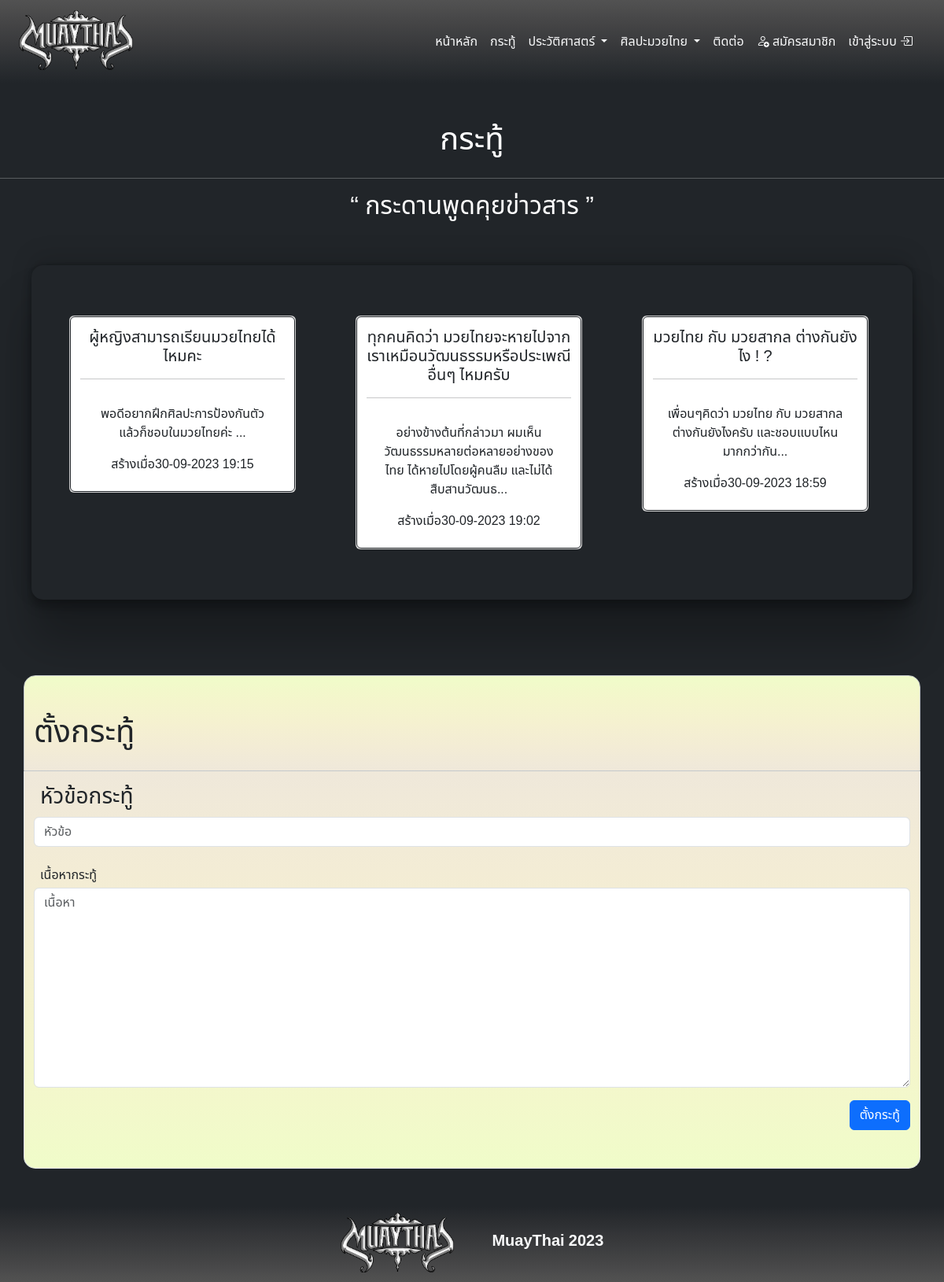
The page /dbproject/topic.php on the database its author committed.
### tables this page shows
CREATE TABLE `topics` (
  `topicID` int(11) NOT NULL,
  `topicName` varchar(255) NOT NULL,
  `customerID` int(11) DEFAULT NULL,
  `topicDetail` longtext DEFAULT NULL,
  `topicdatetime` varchar(255) DEFAULT NULL
);

### dbproject/topic.php (the view, shortened to what this page needs)
<?php
require('server.php');
$sql = "SELECT topicID,topicDetail,topicdatetime,customerID,topicName FROM topics ORDER BY topicID DESC";
$resalt = mysqli_query($conn,$sql);
?>
<!DOCTYPE html>
<html lang="en">
<head>
   <link rel="stylesheet" href="https://cdn.jsdelivr.net/npm/bootstrap-icons@1.10.5/font/bootstrap-icons.css">
   <link href="https://cdn.jsdelivr.net/npm/bootstrap@5.3.1/dist/css/bootstrap.min.css" rel="stylesheet">
   <link rel="stylesheet" href="index.css">
  </head>
<body >
<?php require('headerpage.php') ?>
   <H1 class="text-center mt-5">กระทู้</H1>
      <hr>
      <div class="">
         <div class="  text-center" >
         <h2>“ กระดานพูดคุยข่าวสาร ”</h2>
         </div>
      </div>
   <div class="container my-5 pe-1 ps-5 py-5 bg-dark " id="content" style="   box-shadow: rgba(0, 0, 0, 0.25) 0px 54px 55px, rgba(0, 0, 0, 0.12) 0px -12px 30px, rgba(0, 0, 0, 0.12) 0px 4px 6px, rgba(0, 0, 0, 0.17) 0px 12px 13px, rgba(0, 0, 0, 0.09) 0px -3px 5px;border-radius: 15px "  >
      <div class="row">
         <?php while($row = mysqli_fetch_assoc($resalt)) { ?>
            <div class="col col-lg-4 col-md-6 col-sm-12 my-3 ">
               <div class="card " style="width: 18rem; ">
                  <a href="topic_detail.php?id=<?php echo $id = $row["topicID"]; ?>" type="submit" style="min-height: 197px;" class="btn btn-outline-dark ">
                  <h5 class="card-title mt-2"><?php echo$row["topicName"];  ?></h5>
                  <hr>
                  <div class="card-body" >
                     <p class="card-text" ><?php
                     $str = $row["topicDetail"];
                     $str2 = mb_substr($str,0,100, 'utf-8');
                     echo $str2."...";
                     ?></p>
                     <p class="card-text">สร้างเมื่อ<?php echo $row['topicdatetime'] ?></p>
                  </div>
                  </a>
               </div>
         </div><?php } ?>
      </div>
   </div>
      <div class="container mt-5 pt-5 pb-3 border border-secondary-subtle text-dark"  style=" border-radius: 15px 15px 0 0; background-image: linear-gradient(to top, #efe8da, #f3ecd5, #f5f1d0, #f4f6cc, #f0fcc9);">
         <h1>ตั้งกระทู้</h1>
      </div>
      <div class="container  pt-3 pb-5  mb-5 border border-top-0 text-dark" style=" border-radius: 0 0 15px 15px ; background-image: linear-gradient(to bottom, #efe8da, #f3ecd5, #f5f1d0, #f4f6cc, #f0fcc9);">
            <form action="topic_insert.php" method="post">
               <h3 class="ms-2">หัวข้อกระทู้</h3>
               <input class="form-control text-dark" type="text" name="topicName" placeholder="หัวข้อ">
               <label for="topicDetail" class="mt-4 ms-2"> เนื้อหากระทู้ </label>
               <textarea class="form-control mt-1" name="topicDetail" id="" cols="30" rows="10" placeholder="เนื้อหา"></textarea>
               <div class="d-flex align-content-end justify-content-end mt-3">
                  <button class="btn btn-primary " type="submit" >ตั้งกระทู้</button>
               </div>
            </form>
      </div>
      <?php require('footerpage.php'); ?>
  </body>
</html>

### dbproject/headerpage.php (shortened to what this page needs)
<header class="header sticky-top">
   <div class="container-fluid " style=" background-image: linear-gradient(to bottom, #525252, #464647, #3a3b3d, #2d3033, #212529);">
      <nav class="navbar navbar-expand-lg ">
         <div class="container-fluid ms-auto">
            <a class="navbar-brand" href="#"> <img src="img/Hlogo2.png" style="height: 80px;" alt=""> </a>
            <div class="collapse navbar-collapse" id="navbarNavAltMarkup">
               <div class="navbar-nav ms-auto">
                  <a class="nav-link text-light" aria-current="page" href="index.php">หน้าหลัก</a>
                  <a class="nav-link text-light" href="topic.php">กระทู้</a>
                  <li class="nav-item dropdown">
                     <a class="nav-link active dropdown-toggle text-light" href="#" role="button" data-bs-toggle="dropdown" aria-expanded="false">
                        ประวัติศาสตร์
                     </a>
                  </li>
                  <li class="nav-item dropdown">
                     <a class="nav-link active dropdown-toggle text-light" href="#" role="button" data-bs-toggle="dropdown" aria-expanded="false">
                        ศิลปะมวยไทย
                     </a>
                  </li>
                  <a class="nav-link text-light" href="contact.php">ติดต่อ</a>
                  <?php
                  if (isset($_SESSION['is_login']) == true) {
                     echo " <button class='btn btn-light mx-4' type='button' data-bs-toggle='offcanvas' data-bs-target='#offcanvasRight' aria-controls='offcanvasRight'>". "<i class='bi bi-person-fill'></i> "  . "</button>";
                  } else {
                     echo "  <a href='register.php' class='nav-link p-2 text-light' id='navregister'>
                     <i class='bi bi-person-add'></i>
                     สมัครสมาชิก
                     </a> " . " <a href='login.php' class=' nav-link p-2 me-2 text-light' id='navlogin'>เข้าสู่ระบบ
                     <i class='bi bi-box-arrow-in-right'></i>
                     </a>";
                  }
                  ?>
               </div>
            </div>
         </div>
      </nav>
   </div>
</header>

### dbproject/footerpage.php
<div class="" style=" background-image: linear-gradient(to bottom, #212529, #26292d, #2b2d30, #2f3134, #343538, #38393b, #3c3d3f, #404142, #454546, #49494a, #4e4e4e, #525252);" >
    <div class="container  p-5 mb-0 d-flex align-items-center justify-content-center" style=" height: 80px; ">
      <img src="img/Hlogo2.png" style="height: 80px;" alt="">
      <div class="text-light ms-5">
      <h5><b>MuayThai 2023</b></h5>
   </div>
</div>

### dbproject/index.css (style rules this page uses)
html { scroll-behavior: smooth; height: 100%; }
* { font-family: 'Noto Sans Thai', sans-serif; margin: 0; padding: 0; }
body { display: flex; flex-direction: column; height: 100%; }
#content { width: 70rem; }

### dbproject/topic.php (style rules this page uses)
body { background-color:#212529; color: white; }

### rows shown on the page
topics: topicName "ผู้หญิงสามารถเรียนมวยไทยได้ไหมคะ", topicDetail "พอดีอยากฝึกศิลปะการป้องกันตัว แล้วก็ชอบในมวยไทยค่ะ", topicdatetime "30-09-2023 19:15"
topics: topicName "ทุกคนคิดว่า มวยไทยจะหายไปจากเราเหมือนวัฒนธรรมหรือประเพณี อื่นๆ ไหมครับ", topicDetail "อย่างข้างต้นที่กล่าวมา ผมเห็นวัฒนธรรมหลายต่อหลายอย่างของไทย ได้หายไปโดยผู้คนลืม และไม่ได้สืบสานวัฒนธ", topicdatetime "30-09-2023 19:02"
topics: topicName "มวยไทย กับ มวยสากล ต่างกันยังไง ! ?", topicDetail "เพื่อนๆคิดว่า มวยไทย กับ มวยสากล ต่างกันยังไงครับ และชอบแบบไหนมากกว่ากัน", topicdatetime "30-09-2023 18:59"
